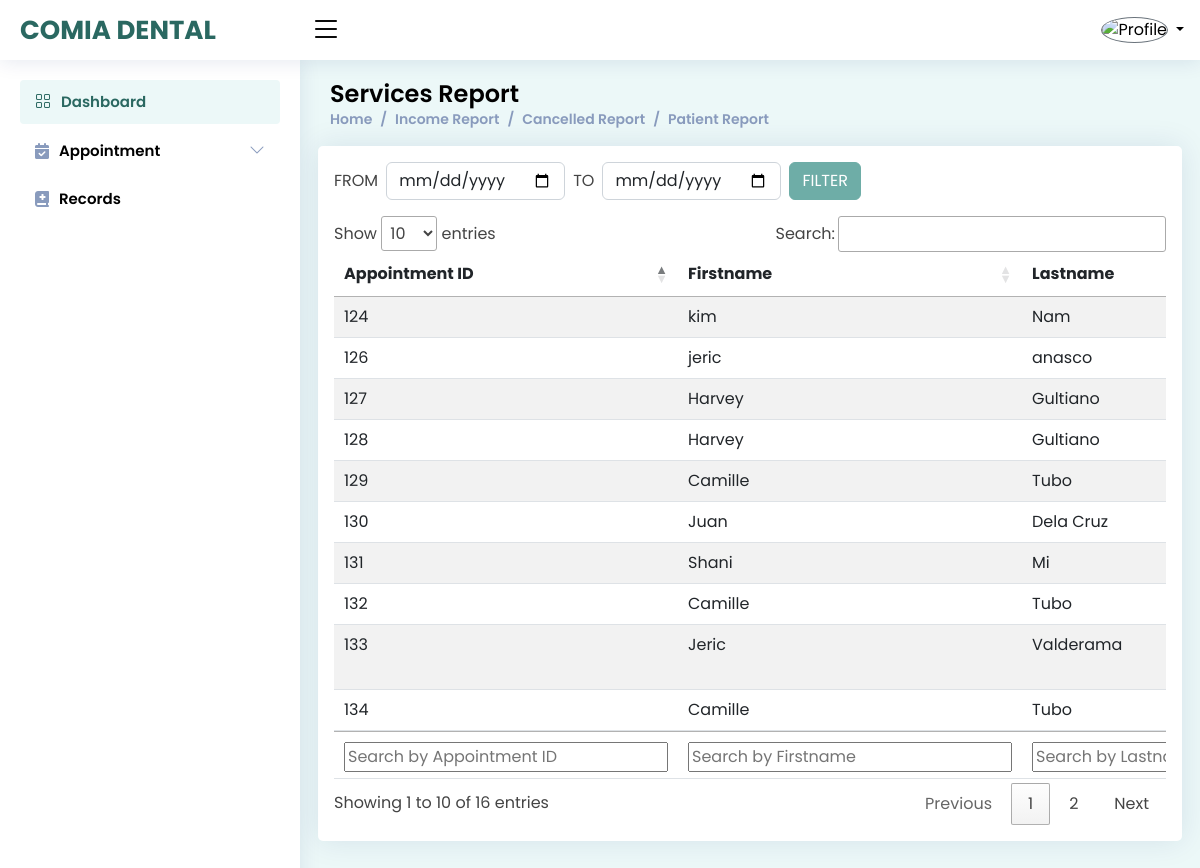
The app's page /admin/services.php (signed in) with its own data.
### tables this page shows
CREATE TABLE `tbl_appointment` (
  `appointment_id` int(11) NOT NULL,
  `user_id` int(11) NOT NULL,
  `firstname` varchar(255) NOT NULL,
  `lastname` varchar(255) NOT NULL,
  `gender` varchar(255) NOT NULL,
  `age` int(11) NOT NULL,
  `contact` varchar(255) NOT NULL,
  `appointment_date` date NOT NULL,
  `appointment_time` time NOT NULL,
  `service` varchar(255) NOT NULL,
  `dentist` varchar(255) NOT NULL,
  `status` varchar(255) NOT NULL,
  `description` varchar(255) NOT NULL,
  `payment` decimal(10,2) NOT NULL,
  `date_completed` date NOT NULL,
  `time_completed` time NOT NULL,
  `reason` varchar(255) NOT NULL,
  `reason2` varchar(55) NOT NULL,
  `request` text NOT NULL,
  `diagram` text NOT NULL
);

### admin/services.php (the view, shortened to what this page needs)
<?php
include './components/head_css.php';
include './components/component-top.php';
?>
<main id="main" class="main">
    <div class="pagetitle">
        <h1>Services Report</h1>
        <nav>
            <ol class="breadcrumb">
                <li class="breadcrumb-item"><a href="index.php">Home</a></li>
                <li class="breadcrumb-item"><a href="reports.php">Income Report</a></li>
                <li class="breadcrumb-item active"><a href="cancelled.php">Cancelled Report</a></li>
                <li class="breadcrumb-item "><a href="patient.php">Patient Report</a></li>
            </ol>
        </nav>
    </div>
    <section>
        <div class="row">
            <div class="card p-3">
                <div class="col-md-8 col-lg-6 d-flex gap-2 align-items-center pb-3">
                    <span>FROM</span>
                    <input type="date" class="form-control" name="start_date" id="start_date">
                    <span>TO</span>
                    <input type="date" class="form-control"  name="end_date" id="end_date">
                    <input class="btn btn-success custom_btn date_submit" type="button" value="FILTER">
                </div>
                <div class="table-responsive">
                    <table class="table table-striped" id="example" style="width:100%">
                        <thead>
                            <tr  >
                                <th>Appointment ID</th>
                                <th>Firstname</th>
                                <th>Lastname</th>
                            </tr>
                        </thead>
                        <tfoot>
                            <tr  >
                                <th>Appointment ID</th>
                                <th>Firstname</th>
                                <th>Lastname</th>
                            </tr>
                        <tbody>
                            <?php
                            $query = mysqli_query($conn, "SELECT * FROM tbl_appointment WHERE status = 'COMPLETED'");
                            while ($row = mysqli_fetch_array($query)){
                            ?>
                    <tr>
                        <td><?php echo $row['appointment_id'] ?></td>
                        <td><?php echo $row['firstname'] ?></td>
                        <td><?php echo $row['lastname'] ?></td>
                    </tr>
                    <?php }  ?>
                        </tbody>
                    </table>
                </div>
            </div>
        </div>
    </section>
</main>
<?php include './components/component-bottom.php'; ?>

### admin/assets/css/style.css (style rules this page uses)
:root { scroll-behavior: smooth; }
body { font-family: 'Poppins', sans-serif; background: #ecf8f8; color: #444444; }
a { color: #2a6861; text-decoration: none; }
h1, h2, h3, h4, h5, h6 { font-family: 'Poppins', sans-serif; }
#main { margin-top: 60px; padding: 20px 30px; transition: all 0.3s; }
.pagetitle { margin-bottom: 10px; }
.pagetitle h1 { font-size: 24px; margin-bottom: 0; font-weight: 600; color: #000; }
.card { margin-bottom: 30px; border: none; border-radius: 5px; box-shadow: 0px 0 30px rgba(1, 41, 112, 0.1); }
.breadcrumb { font-size: 14px; font-family: 'Poppins', sans-serif; color: #899bbd; font-weight: 600; }
.breadcrumb a { color: #899bbd; transition: 0.3s; }
.breadcrumb .breadcrumb-item::before { color: #899bbd; }
.breadcrumb .active { color: #51678f; font-weight: 600; }
@media (min-width: 1200px) { #main, #footer { margin-left: 300px; } }

### admin/services.php (style rules this page uses)
.custom_btn { background-color: #6eada7 !important; border-color: #6eada7 !important; }

### records on screen
tbl_appointment: appointment_id "124", firstname "kim", lastname "Nam"
tbl_appointment: appointment_id "126", firstname "jeric", lastname "anasco"
tbl_appointment: appointment_id "127", firstname "Harvey", lastname "Gultiano"
tbl_appointment: appointment_id "128", firstname "Harvey", lastname "Gultiano"
tbl_appointment: appointment_id "129", firstname "Camille", lastname "Tubo"
tbl_appointment: appointment_id "130", firstname "Juan", lastname "Dela Cruz"
tbl_appointment: appointment_id "131", firstname "Shani", lastname "Mi"
tbl_appointment: appointment_id "132", firstname "Camille", lastname "Tubo"
tbl_appointment: appointment_id "133", firstname "Jeric", lastname "Valderama"
tbl_appointment: appointment_id "134", firstname "Camille", lastname "Tubo"
